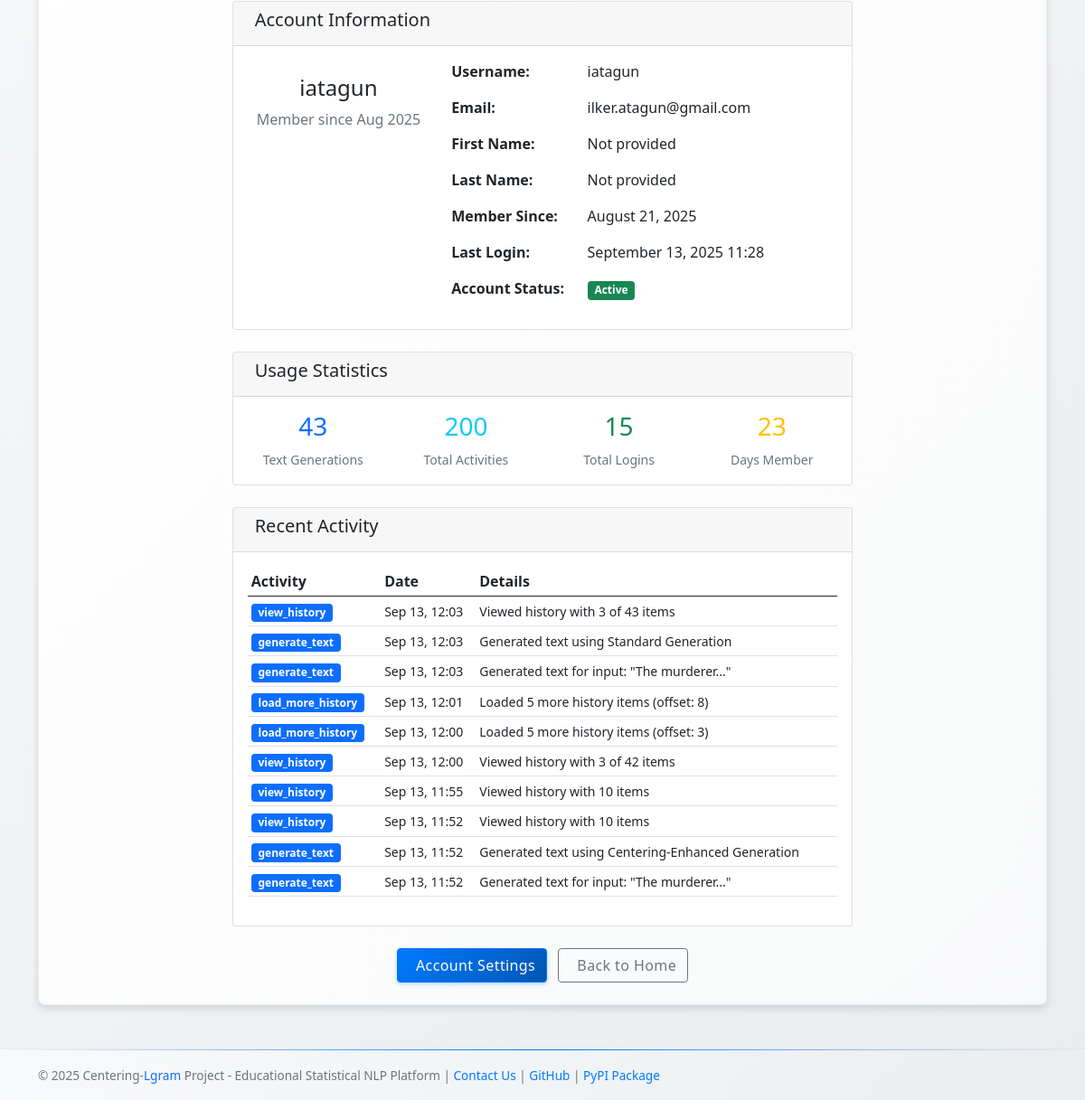
Page /profile/ (signed in, lower part) on the earlier database version.
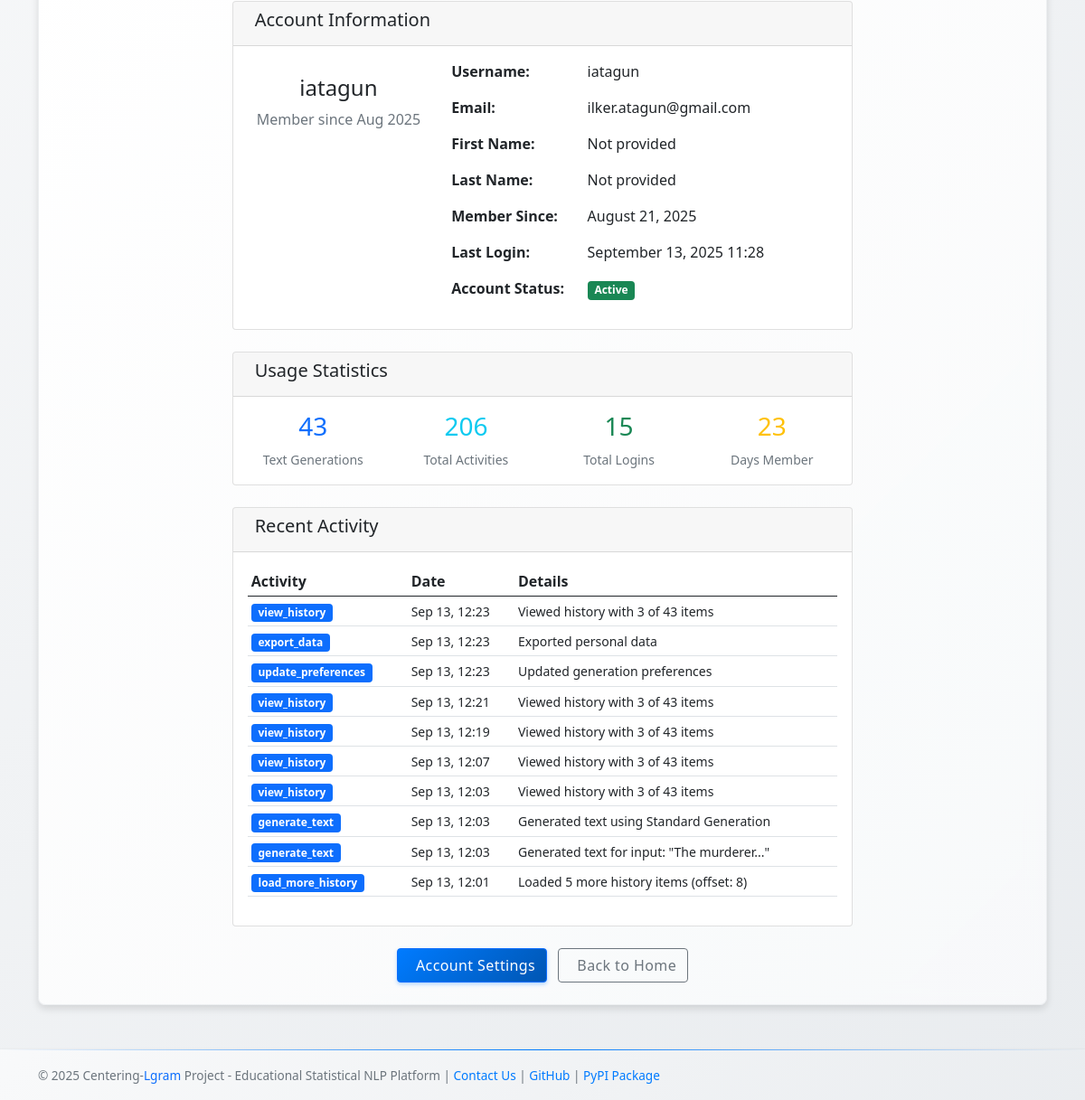
Same page on the later database version.
### main/models.py (models this page shows, shortened)
class UserActivityLog(models.Model):
    ACTION_CHOICES = [
        ('login', 'Login'),
        ('logout', 'Logout'),
        ('generate_text', 'Generate Text'),
        ('view_history', 'View History'),
        ('view_transition_analysis', 'View Transition Analysis'),
        ('view_coherence_report', 'View Coherence Report'),
        ('register', 'Register'),
        ('profile_update', 'Profile Update'),
        ('password_change', 'Password Change'),
    ]
    user = models.ForeignKey(User, on_delete=models.CASCADE, related_name='activity_logs', null=True, blank=True)
    session_key = models.CharField(max_length=40, db_index=True, blank=True)
    action = models.CharField(max_length=50, choices=ACTION_CHOICES)
    description = models.TextField(blank=True)
    ip_address = models.GenericIPAddressField(null=True, blank=True)
    user_agent = models.TextField(blank=True)
    timestamp = models.DateTimeField(default=timezone.now)
    additional_data = models.JSONField(default=dict, blank=True)  # Ekstra veri için
    class Meta:
        ordering = ['-timestamp']
        verbose_name = 'User Activity Log'
        verbose_name_plural = 'User Activity Logs'
        indexes = [
            models.Index(fields=['user', '-timestamp']),
            models.Index(fields=['action', '-timestamp']),
            models.Index(fields=['session_key', '-timestamp']),
        ]

### main/views.py (the view)
# urls.py: path('profile/', profile_view, name='profile'),
@login_required
def profile_view(request):
	total_generations = GeneratedText.objects.filter(user=request.user).count()
	total_activities = UserActivityLog.objects.filter(user=request.user).count()
	login_count = UserLoginLog.objects.filter(user=request.user, login_successful=True).count()
	days_member = (timezone.now() - request.user.date_joined).days
	stats = {
		'total_generations': total_generations,
		'total_activities': total_activities,
		'login_count': login_count,
		'days_member': days_member,
	}
	recent_activities = UserActivityLog.objects.filter(
		user=request.user
	).order_by('-timestamp')[:10]
	return render(request, 'main/profile.html', {
		'stats': stats,
		'recent_activities': recent_activities,
	})

### main/context_processors.py (called while the page is built)
def language_context(request):
    current_language = translation.get_language() or 'en'
    return {
        'LANGUAGE_CODE': current_language,
        'simple_translate': lambda text: simple_translate(text, current_language),
    }

### main/templates/main/profile.html (shortened to what the changed rows need)
{% extends 'main/base.html' %}
{% load static %}
{% block Generator %}
<div class="container mt-4">
    <div class="row">
        <div class="col-md-8 mx-auto">
            <div class="card mt-4">
                <div class="card-body">
                    <div class="row">
                        <div class="col-md-3 text-center">
                            <h3 class="text-info">{{ stats.total_activities }}</h3>
                            <small class="text-muted">Total Activities</small>
                        </div>
                    </div>
                </div>
            </div>
            <div class="card mt-4">
                <div class="card-body">
                    {% if recent_activities %}
                        <div class="table-responsive">
                            <table class="table table-sm">
                                <thead>
                                    <tr>
                                        <th>Activity</th>
                                        <th>Date</th>
                                        <th>Details</th>
                                    </tr>
                                </thead>
                                <tbody>
                                    {% for activity in recent_activities %}
                                    <tr>
                                        <td>
                                            <span class="badge bg-primary">{{ activity.action }}</span>
                                        </td>
                                        <td>
                                            <small>{{ activity.timestamp|date:"M j, H:i" }}</small>
                                        </td>
                                        <td>
                                            <small>{{ activity.description|truncatechars:50 }}</small>
                                        </td>
                                    </tr>
                                    {% endfor %}
                                </tbody>
                            </table>
                        </div>
                    {% else %}
                        <p class="text-muted text-center">No recent activities found.</p>
                    {% endif %}
                </div>
            </div>
        </div>
    </div>
</div>
{% endblock %}

Differences in the rows shown:
no longer on this page (row unchanged): UserActivityLog: action "load_more_history", timestamp "Sep 13, 12:00", description "Loaded 5 more history items (offset: 3)"
no longer on this page (row unchanged): UserActivityLog: action "view_history", timestamp "Sep 13, 12:00", description "Viewed history with 3 of 42 items"
no longer on this page (row unchanged): UserActivityLog: action "view_history", timestamp "Sep 13, 11:55", description "Viewed history with 10 items"
no longer on this page (row unchanged): UserActivityLog: action "view_history", timestamp "Sep 13, 11:52", description "Viewed history with 10 items"
no longer on this page (row unchanged): UserActivityLog: action "generate_text", timestamp "Sep 13, 11:52", description "Generated text using Centering-Enhanced Generation"
no longer on this page (row unchanged): UserActivityLog: action "generate_text", timestamp "Sep 13, 11:52", description "Generated text for input: \"The murderer...\""
added UserActivityLog: action "view_history", timestamp "Sep 13, 12:23", description "Viewed history with 3 of 43 items"
added UserActivityLog: action "export_data", timestamp "Sep 13, 12:23", description "Exported personal data"
added UserActivityLog: action "update_preferences", timestamp "Sep 13, 12:23", description "Updated generation preferences"
added UserActivityLog: action "view_history", timestamp "Sep 13, 12:21", description "Viewed history with 3 of 43 items"
added UserActivityLog: action "view_history", timestamp "Sep 13, 12:19", description "Viewed history with 3 of 43 items"
added UserActivityLog: action "view_history", timestamp "Sep 13, 12:07", description "Viewed history with 3 of 43 items"
Other differences:
{{ stats.total_activities }}: "200" → "206"
